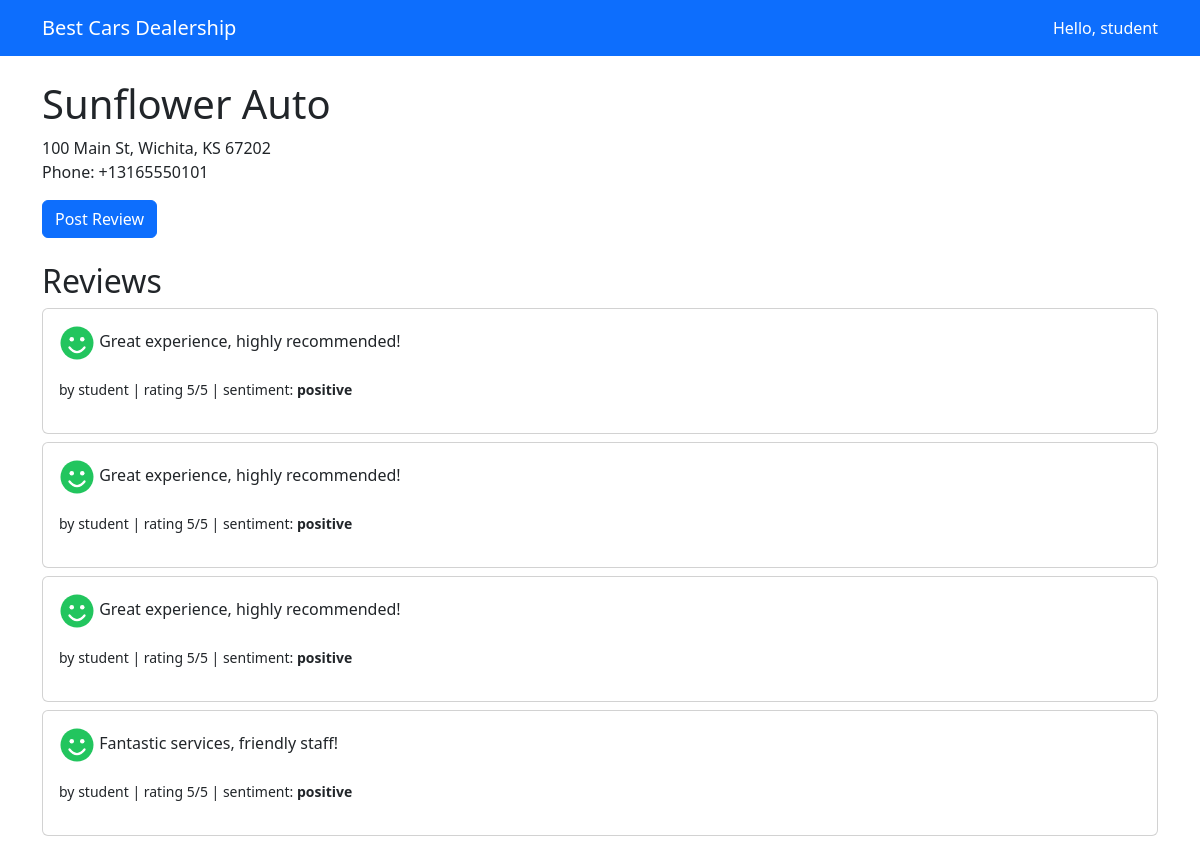
/dealer/1/ (signed in), run on the app's committed database.
### djangoapp/models.py (models this page shows, shortened)
class Dealer(models.Model):
    name = models.CharField(max_length=100)
    short_name = models.CharField(max_length=50, default='')
    full_name = models.CharField(max_length=150, default='')
    city = models.CharField(max_length=100, default='')
    state = models.CharField(max_length=2, default='')
    address = models.CharField(max_length=200, default='')
    zip_code = models.CharField(max_length=10, default='')
    phone = models.CharField(max_length=20, default='')
    lat = models.FloatField(default=0.0)
    long = models.FloatField(default=0.0)

class Review(models.Model):
    dealer = models.ForeignKey(Dealer, on_delete=models.CASCADE)
    user = models.ForeignKey(User, on_delete=models.CASCADE)
    content = models.CharField(max_length=1000)
    rating = models.IntegerField(default=5)
    sentiment = models.CharField(max_length=20, default='neutral')
    purchase = models.BooleanField(default=False)
    purchase_date = models.DateField(null=True, blank=True)
    car_make = models.CharField(max_length=100, default='')
    car_model = models.CharField(max_length=100, default='')
    car_year = models.IntegerField(default=2024)
    created_at = models.DateTimeField(default=now)

### djangoapp/views.py (the view)
# urls.py: path('dealer/<int:dealer_id>/', views.dealer_detail, name='dealer_detail'),
def dealer_detail(request, dealer_id):
    dealer = get_object_or_404(Dealer, pk=dealer_id)
    reviews = dealer.review_set.order_by('-created_at')
    return render(request, 'djangoapp/dealer_detail.html', {'dealer': dealer, 'reviews': reviews})

### djangoapp/templates/djangoapp/dealer_detail.html (shortened to what this page needs)
<!DOCTYPE html>
<html lang="en">
<head>
  <link href="https://cdn.jsdelivr.net/npm/bootstrap@5.3.3/dist/css/bootstrap.min.css" rel="stylesheet" />
</head>
<body>
  <nav class="navbar navbar-dark bg-primary">
    <div class="container">
      <a class="navbar-brand" href="/">Best Cars Dealership</a>
      <span class="navbar-text text-white">{% if user.is_authenticated %}Hello, {{ user.username }}{% endif %}</span>
    </div>
  </nav>
  <div class="container mt-4">
    <h1>{{ dealer.name }}</h1>
    <p>{{ dealer.address }}, {{ dealer.city }}, {{ dealer.state }} {{ dealer.zip_code }}<br />Phone: {{ dealer.phone }}</p>
    {% if user.is_authenticated %}
    <a class="btn btn-primary" href="/dealer/{{ dealer.id }}/review/">Post Review</a>
    {% endif %}
    <h2 class="mt-4">Reviews</h2>
    {% for review in reviews %}
    <div class="card my-2">
      <div class="card-body">
        <p>
          {% if review.sentiment == 'positive' %}
          <img src="/static/images/positive.svg" alt="positive sentiment" width="36" height="36" />
          {% elif review.sentiment == 'negative' %}
          <img src="/static/images/negative.svg" alt="negative sentiment" width="36" height="36" />
          {% else %}
          <img src="/static/images/neutral.svg" alt="neutral sentiment" width="36" height="36" />
          {% endif %}
          {{ review.content }}
        </p>
        <p><small>by {{ review.user.username }} | rating {{ review.rating }}/5 |
          sentiment: <strong>{{ review.sentiment }}</strong></small></p>
      </div>
    </div>
    {% empty %}
    <p>No reviews yet.</p>
    {% endfor %}
  </div>
</body>
</html>

### data on the page
Dealer: name "Sunflower Auto", address "100 Main St", city "Wichita", state "KS", zip_code "67202", phone "+13165550101"
Review: content "Great experience, highly recommended!", user.username "student", rating "5", sentiment "positive"
Review: content "Great experience, highly recommended!", user.username "student", rating "5", sentiment "positive"
Review: content "Great experience, highly recommended!", user.username "student", rating "5", sentiment "positive"
Review: content "Fantastic services, friendly staff!", user.username "student", rating "5", sentiment "positive"

### other printed values
{{ user.username }} "student"
